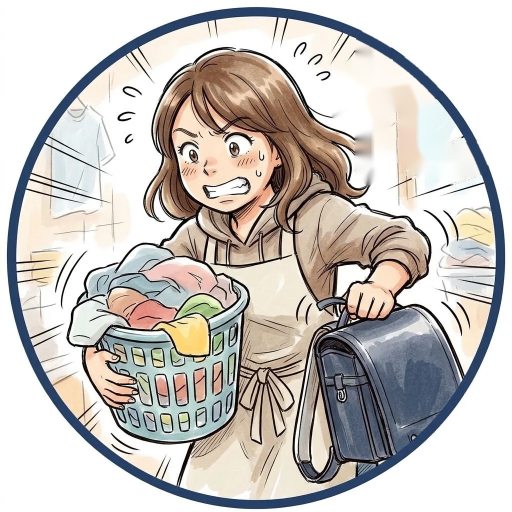
#> input picture design/karen_busy.png, 1024 x 1024 px (shown at 1/2 size)
$ python make_icons.py
#> lines starting #> are read from the running program, lines starting #| are printed output that depends on the picture
# カレンさんの絵（正方形）から、アプリのアイコン一式を作る。
# 使い方: python design/make_icons.py [元の絵]   （元の絵の初期値は design/karen_busy.png）
import sys
from pathlib import Path

from PIL import Image

root = Path(__file__).resolve().parent.parent
src = Path(sys.argv[1]) if len(sys.argv) > 1 else root / "design" / "karen_busy.png"
img = Image.open(src).convert("RGB")
#> img is the input picture: PIL image 1024x1024 RGB; mean R, G, B 199.3, 194.5, 190.2
side = min(img.size)
#> side = 1024
img = img.crop(((img.width - side) // 2, (img.height - side) // 2,
                (img.width + side) // 2, (img.height + side) // 2))


def save(im, size, path):
    path.parent.mkdir(parents=True, exist_ok=True)
    im.resize((size, size), Image.LANCZOS).save(path)


# maskable（Android などで丸や角丸に切られる）は、周りを白で広げて絵が切れないようにする
pad = int(side * 0.12)
#> pad = 122
padded = Image.new("RGB", (side + pad * 2, side + pad * 2), "white")
#> padded: PIL image 1268x1268 RGB; every value is 255
padded.paste(img, (pad, pad))
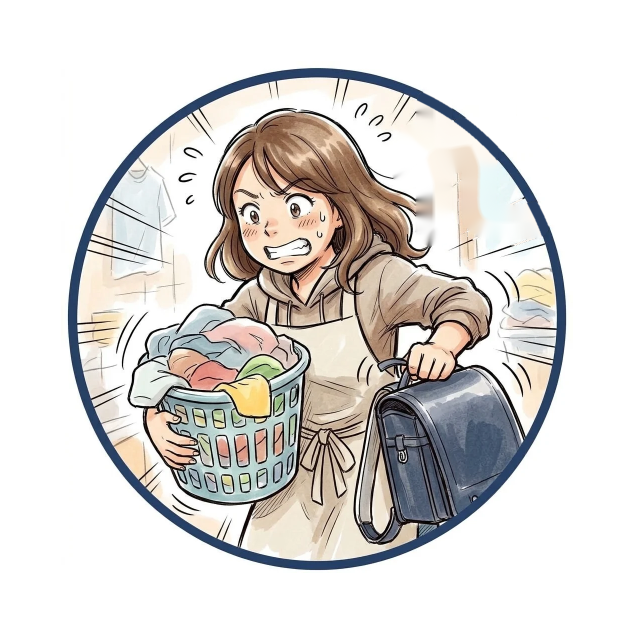
#> padded: PIL image 1268x1268 RGB (shown at 1/2 size); mean R, G, B 218.6, 215.5, 212.7

web = root / "web"
save(img, 32, web / "favicon.png")
save(img, 180, web / "icons" / "apple-touch-icon.png")
#> call 2 of save, with size = 180
#> in save (call 2), `im.resize((size, size), Image.LANCZOS).save(path)`:
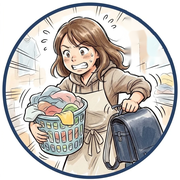
#> saved as apple-touch-icon.png: PIL image 180x180 RGB; mean R, G, B 198.7, 194.1, 189.9
save(img, 192, web / "icons" / "Icon-192.png")
#> call 3 of save, with size = 192
#> in save (call 3), `im.resize((size, size), Image.LANCZOS).save(path)`:
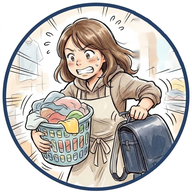
#> saved as Icon-192.png: PIL image 192x192 RGB; mean R, G, B 198.7, 194.1, 189.9
save(img, 512, web / "icons" / "Icon-512.png")
save(padded, 192, web / "icons" / "Icon-maskable-192.png")
#> in save (call 5), `im.resize((size, size), Image.LANCZOS).save(path)`:
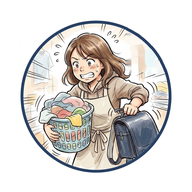
#> saved as Icon-maskable-192.png: PIL image 192x192 RGB; mean R, G, B 218.2, 215.2, 212.5
save(padded, 512, web / "icons" / "Icon-maskable-512.png")
#> in save (call 6), `im.resize((size, size), Image.LANCZOS).save(path)`:
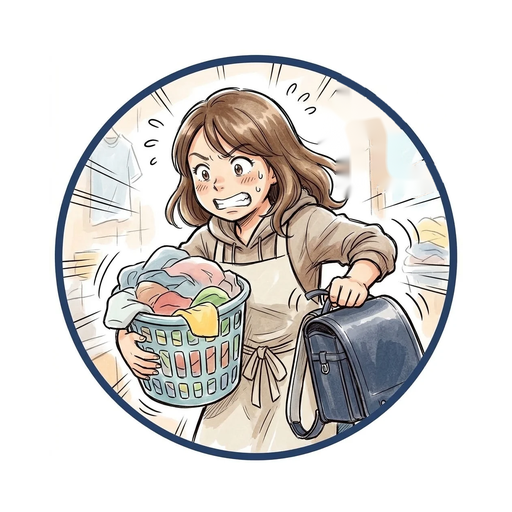
#> saved as Icon-maskable-512.png: PIL image 512x512 RGB; mean R, G, B 218.5, 215.5, 212.7

# アプリの中（ログイン画面など）に出す絵
save(img, 384, root / "assets" / "branding" / "karen.png")
#> in save (call 7), `im.resize((size, size), Image.LANCZOS).save(path)`:
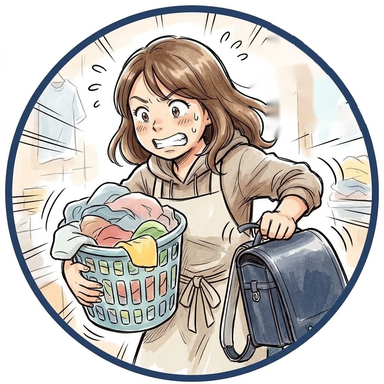
#> saved as karen.png: PIL image 384x384 RGB; mean R, G, B 199.1, 194.4, 190.2

# iPhone 版。App Store は透明度付きを受け付けないので RGB のまま保存する
ios = root / "ios" / "Runner" / "Assets.xcassets" / "AppIcon.appiconset"
for name, size in {
    "Icon-App-20x20@1x.png": 20, "Icon-App-20x20@2x.png": 40, "Icon-App-20x20@3x.png": 60,
    "Icon-App-29x29@1x.png": 29, "Icon-App-29x29@2x.png": 58, "Icon-App-29x29@3x.png": 87,
    "Icon-App-40x40@1x.png": 40, "Icon-App-40x40@2x.png": 80, "Icon-App-40x40@3x.png": 120,
    "Icon-App-60x60@2x.png": 120, "Icon-App-60x60@3x.png": 180,
    "Icon-App-76x76@1x.png": 76, "Icon-App-76x76@2x.png": 152,
    "Icon-App-83.5x83.5@2x.png": 167, "Icon-App-1024x1024@1x.png": 1024,
}.items():
    save(img, size, ios / name)
#> this loop made 15 passes
#> pass 2, in save (call 9), `im.resize((size, size), Image.LANCZOS).save(path)`:
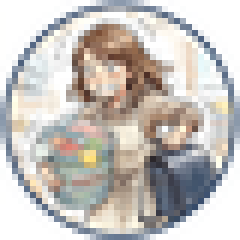
#> saved as Icon-App-20x20@2x.png: PIL image 40x40 RGB (shown 6 times larger); mean R, G, B 197.8, 193.4, 189.3
print("done")
